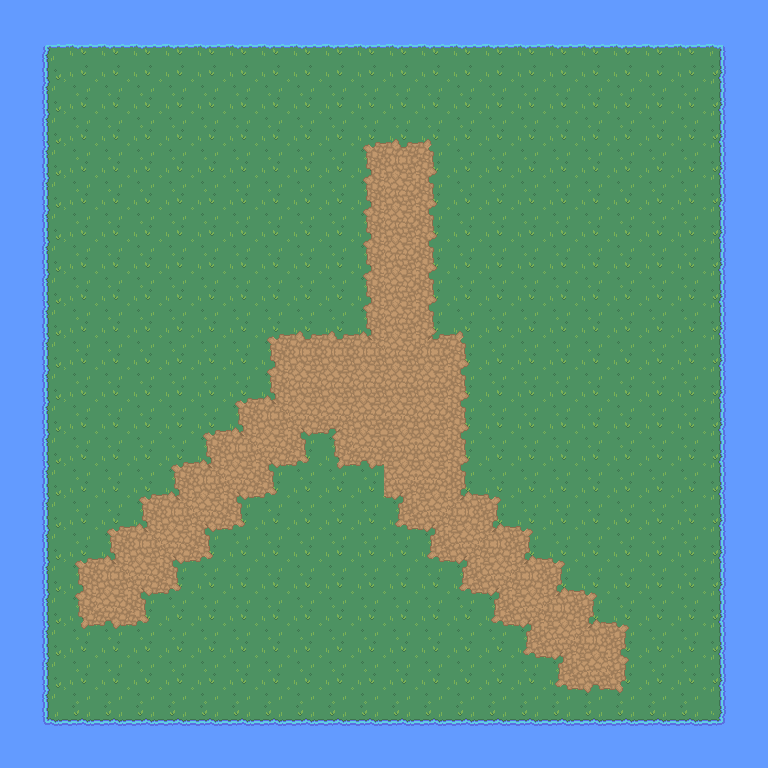

Below is a game level as drawn by its tile map, then a one-line description and the .tmx file that defines it, in full:
An orthogonal 24x24 tile map with 32x32 px tiles, 2 tile layers (Tile Layer 1, Tile Layer 2).

<map version="1.4" tiledversion="1.4.3" orientation="orthogonal" renderorder="right-down" width="24" height="24" tilewidth="32" tileheight="32" infinite="0" nextlayerid="3" nextobjectid="1">
 <tileset firstgid="1" source="nature_tileset/Nature RPG Tileset.tsx" />
 <layer id="1" name="Tile Layer 1" width="24" height="24">
  <data encoding="csv">
152,152,152,152,152,152,152,152,152,152,152,152,152,152,152,152,152,152,152,152,152,152,152,152,
152,66,67,67,67,67,67,67,67,67,67,67,67,67,67,67,67,67,67,67,67,67,68,152,
152,86,41,41,41,41,41,41,41,41,41,41,41,41,41,41,41,41,41,41,41,41,88,152,
152,86,41,41,41,41,41,41,41,41,41,41,41,41,41,41,41,41,41,41,41,41,88,152,
152,86,41,41,41,41,41,41,41,41,41,41,41,41,41,41,41,41,41,41,41,41,88,152,
152,86,41,41,41,41,41,41,41,41,41,41,41,41,41,41,41,41,41,41,41,41,88,152,
152,86,41,41,41,41,41,41,41,41,41,41,41,41,41,41,41,41,41,41,41,41,88,152,
152,86,41,41,41,41,41,41,41,41,41,41,41,41,41,41,41,41,41,41,41,41,88,152,
152,86,41,41,41,41,41,41,41,41,41,41,41,41,41,41,41,41,41,41,41,41,88,152,
152,86,41,41,41,41,41,41,41,41,41,41,41,41,41,41,41,41,41,41,41,41,88,152,
152,86,41,41,41,41,41,41,41,41,41,41,41,41,41,41,41,41,41,41,41,41,88,152,
152,86,41,41,41,41,41,41,41,41,41,41,41,41,41,41,41,41,41,41,41,41,88,152,
152,86,41,41,41,41,41,41,41,41,41,41,41,41,41,41,41,41,41,41,41,41,88,152,
152,86,41,41,41,41,41,41,41,41,41,41,41,41,41,41,41,41,41,41,41,41,88,152,
152,86,41,41,41,41,41,41,41,41,41,41,41,41,41,41,41,41,41,41,41,41,88,152,
152,86,41,41,41,41,41,41,41,41,41,41,41,41,41,41,41,41,41,41,41,41,88,152,
152,86,41,41,41,41,41,41,41,41,41,41,41,41,41,41,41,41,41,41,41,41,88,152,
152,86,41,41,41,41,41,41,41,41,41,41,41,41,41,41,41,41,41,41,41,41,88,152,
152,86,41,41,41,41,41,41,41,41,41,41,41,41,41,41,41,41,41,41,41,41,88,152,
152,86,41,41,41,41,41,41,41,41,41,41,41,41,41,41,41,41,41,41,41,41,88,152,
152,86,41,41,41,41,41,41,41,41,41,41,41,41,41,41,41,41,41,41,41,41,88,152,
152,86,41,41,41,41,41,41,41,41,41,41,41,41,41,41,41,41,41,41,41,41,88,152,
152,106,107,107,107,107,107,107,107,107,107,107,107,107,107,107,107,107,107,107,107,107,108,152,
152,152,152,152,152,152,152,152,152,152,152,152,152,152,152,152,152,152,152,152,152,152,152,152
</data>
 </layer>
 <layer id="2" name="Tile Layer 2" width="24" height="24">
  <data encoding="csv">
0,0,0,0,0,0,0,0,0,0,0,0,0,0,0,0,0,0,0,0,0,0,0,0,
0,0,0,0,0,0,0,0,0,0,0,0,0,0,0,0,0,0,0,0,0,0,0,0,
0,0,0,0,0,0,0,0,0,0,0,0,0,0,0,0,0,0,0,0,0,0,0,0,
0,0,0,0,0,0,0,0,0,0,0,0,0,0,0,0,0,0,0,0,0,0,0,0,
0,0,0,0,0,0,0,0,0,0,0,126,127,128,0,0,0,0,0,0,0,0,0,0,
0,0,0,0,0,0,0,0,0,0,0,146,147,148,0,0,0,0,0,0,0,0,0,0,
0,0,0,0,0,0,0,0,0,0,0,146,147,148,0,0,0,0,0,0,0,0,0,0,
0,0,0,0,0,0,0,0,0,0,0,146,147,148,0,0,0,0,0,0,0,0,0,0,
0,0,0,0,0,0,0,0,0,0,0,146,147,148,0,0,0,0,0,0,0,0,0,0,
0,0,0,0,0,0,0,0,0,0,0,146,147,148,0,0,0,0,0,0,0,0,0,0,
0,0,0,0,0,0,0,0,126,127,127,150,147,149,128,0,0,0,0,0,0,0,0,0,
0,0,0,0,0,0,0,0,146,147,147,147,147,147,148,0,0,0,0,0,0,0,0,0,
0,0,0,0,0,0,0,126,150,147,147,147,147,147,148,0,0,0,0,0,0,0,0,0,
0,0,0,0,0,0,126,150,147,129,130,147,2147483795,147,148,0,0,0,0,0,0,0,0,0,
0,0,0,0,0,126,150,147,129,168,166,167,2147483795,147,148,0,0,0,0,0,0,0,0,0,
0,0,0,0,126,150,147,129,168,0,0,0,2147483777,2147483795,2147483798,2147483774,0,0,0,0,0,0,0,0,
0,0,0,126,150,147,129,168,0,0,0,0,2147483816,2147483777,2147483795,2147483798,2147483774,0,0,0,0,0,0,0,
0,0,126,150,147,129,168,0,0,0,0,0,0,2147483816,2147483777,2147483795,2147483798,2147483774,0,0,0,0,0,0,
0,0,146,147,129,168,0,0,0,0,0,0,0,0,2147483816,2147483777,2147483795,2147483798,2147483774,0,0,0,0,0,
0,0,166,167,168,0,0,0,0,0,0,0,0,0,0,2147483816,2147483777,2147483795,2147483798,2147483774,0,0,0,0,
0,0,0,0,0,0,0,0,0,0,0,0,0,0,0,0,2147483816,2147483777,2147483795,2147483794,0,0,0,0,
0,0,0,0,0,0,0,0,0,0,0,0,0,0,0,0,0,2147483816,2147483815,2147483814,0,0,0,0,
0,0,0,0,0,0,0,0,0,0,0,0,0,0,0,0,0,0,0,0,0,0,0,0,
0,0,0,0,0,0,0,0,0,0,0,0,0,0,0,0,0,0,0,0,0,0,0,0
</data>
 </layer>
</map>
